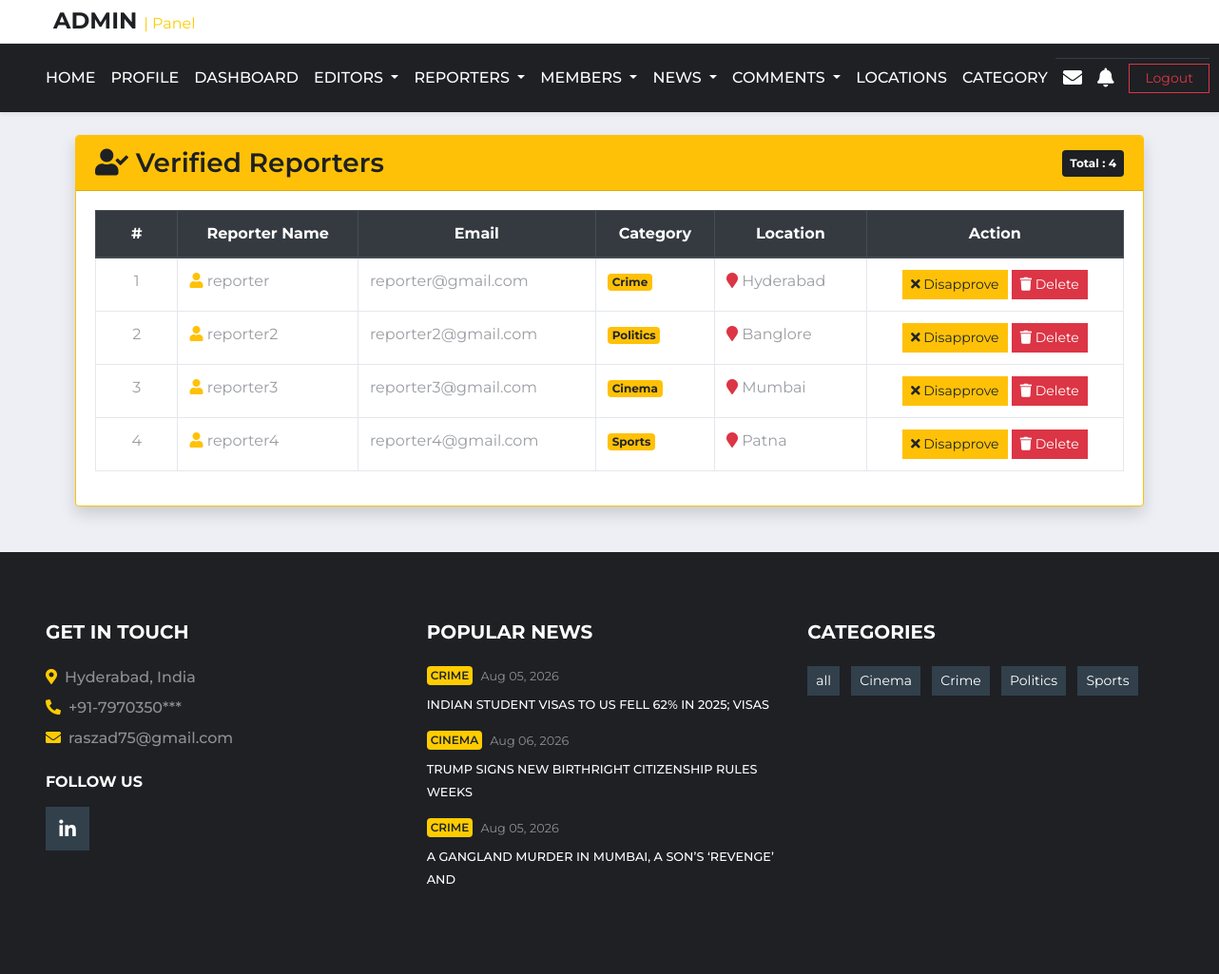
The app's page /vr.php (signed in) with its own data.
### tables this page shows
CREATE TABLE `user_details` (
  `uid` int(5) NOT NULL,
  `name` text NOT NULL,
  `mobile` varchar(10) NOT NULL,
  `email` varchar(50) NOT NULL,
  `password` varchar(10) NOT NULL,
  `role` text NOT NULL,
  `photo` varchar(50) NOT NULL,
  `cat_id` int(5) NOT NULL,
  `loc_id` int(5) NOT NULL,
  `is_verified` int(5) NOT NULL DEFAULT 0,
  `is_deleted` int(5) NOT NULL DEFAULT 0
);

CREATE TABLE `category` (
  `cat_id` int(5) NOT NULL,
  `category` text NOT NULL,
  `is_delete` tinyint(1) NOT NULL DEFAULT 0
);

CREATE TABLE `location` (
  `loc_id` int(5) NOT NULL,
  `location` text NOT NULL,
  `is_delete` tinyint(1) NOT NULL DEFAULT 0
);

CREATE TABLE `news_table` (
  `nid` int(5) NOT NULL,
  `heading` varchar(50) NOT NULL,
  `n_category_id` int(5) NOT NULL,
  `n_location_id` int(5) NOT NULL,
  `description` varchar(5000) NOT NULL,
  `reporter_id` int(5) NOT NULL,
  `editor_id` int(11) NOT NULL,
  `news_image` varchar(50) NOT NULL,
  `posted_date` timestamp NOT NULL DEFAULT current_timestamp(),
  `views` int(5) NOT NULL,
  `is_delete` int(5) NOT NULL DEFAULT 0,
  `is_publish` int(5) NOT NULL DEFAULT 0,
  `is_breaking` int(5) NOT NULL DEFAULT 0,
  `scheduled_publish_at` datetime DEFAULT NULL,
  `is_scheduled` tinyint(1) NOT NULL DEFAULT 0
);

### vr.php (the view, shortened to what this page needs)
<?php
include "admin_header.php";
$sql2 = "SELECT u.uid,u.name,u.email,u.cat_id,u.loc_id,
         c.category AS category_name,
         l.location AS location_name
         FROM user_details u
         LEFT JOIN category c ON u.cat_id=c.cat_id
         LEFT JOIN location l ON u.loc_id=l.loc_id
         WHERE u.role='reporter'
         AND u.is_verified=1
         AND u.is_deleted=0";
$result2 = mysqli_query($conn, $sql2);
?>
<div class="container mt-4">
    <div class="card shadow border-warning">
        <div class="card-header bg-warning">
            <div class="d-flex justify-content-between align-items-center">
                <h3 class="mb-0 text-dark">
                    <i class="fa fa-user-check"></i>
                    Verified Reporters
                </h3>
                <span class="badge badge-dark p-2">
                    Total :
                    <?php echo mysqli_num_rows($result2); ?>
                </span>
            </div>
        </div>
        <div class="card-body">
            <div class="table-responsive">
                <table class="table table-bordered table-hover">
                    <thead class="thead-dark">
                        <tr class="text-center">
                            <th width="8%">#</th>
                            <th>Reporter Name</th>
                            <th>Email</th>
                            <th>Category</th>
                            <th>Location</th>
                            <th width="25%">Action</th>
                        </tr>
                    </thead>
                    <tbody>
                        <?php
                        $i = 1;
                        foreach ($result2 as $row) {
                        ?>
                            <tr>
                                <td class="text-center">
                                    <?php echo $i++; ?>
                                </td>
                                <td>
                                    <i class="fa fa-user text-warning"></i>
                                    <?php echo $row['name']; ?>
                                </td>
                                <td>
                                    <?php echo $row['email']; ?>
                                </td>
                                <td>
                                    <span class="badge badge-warning">
                                        <?php echo $row['category_name']; ?>
                                    </span>
                                </td>
                                <td>
                                    <i class="fa fa-map-marker text-danger"></i>
                                    <?php echo $row['location_name']; ?>
                                </td>
                                <td class="text-center">
                                    <a href="db.php?disreporter=<?php echo $row['uid']; ?>"
                                        class="btn btn-warning btn-sm">
                                        <i class="fa fa-times"></i>
                                        Disapprove
                                    </a>
                                    <a href="db.php?delreporter2=<?php echo $row['uid']; ?>"
                                        class="btn btn-danger btn-sm"
                                        onclick="return confirm('Delete this reporter?')">
                                        <i class="fa fa-trash"></i>
                                        Delete
                                    </a>
                                </td>
                            </tr>
                        <?php
                        }
                        ?>
                    </tbody>
                </table>
            </div>
        </div>
    </div>
</div>
<?php
include "footer.php";
?>

### footer.php (shortened to what this page needs)
<?php
$conn = mysqli_connect("localhost", "root", "", "news");
?>
<footer class="container-fluid bg-dark text-white-50 pt-5 px-sm-3 px-md-5 mt-5">
    <div class="row py-4">
        <div class="col-lg-4 col-md-6 mb-5">
            <h5 class="mb-4 text-white text-uppercase font-weight-bold">Get In Touch</h5>
            <p class="font-weight-medium mb-2">
                <i class="fa fa-map-marker-alt mr-2 text-primary"></i>Hyderabad, India
            </p>
            <p class="font-weight-medium mb-2">
                <i class="fa fa-phone-alt mr-2 text-primary"></i>+91-7970350***
            </p>
            <p class="font-weight-medium mb-4">
                <i class="fa fa-envelope mr-2 text-primary"></i>raszad75@gmail.com
            </p>
            <h6 class="mt-4 mb-3 text-white text-uppercase font-weight-bold">Follow Us</h6>
            <div class="d-flex justify-content-start">
                <a class="btn btn-lg btn-secondary btn-lg-square mr-2 text-white"
                    href="https://www.linkedin.com/in/aszad-raza"
                    target="_blank">
                    <i class="fab fa-linkedin-in"></i>
                </a>
            </div>
        </div>
        <?php
        $popular_sql = " SELECT n.nid, n.heading, n.posted_date, c.category,
        COUNT(l.like_id) AS total_likes FROM news_table n
        LEFT JOIN category c ON n.n_category_id = c.cat_id LEFT JOIN `likes` l ON n.nid = l.news_id
        WHERE n.is_publish = 1 AND n.is_delete = 0 GROUP BY  n.nid, n.heading, n.posted_date, c.category
        ORDER BY total_likes DESC LIMIT 3
";
        $popular_result = mysqli_query($conn, $popular_sql);
        ?>
        <div class="col-lg-4 col-md-6 mb-5">
            <h5 class="mb-4 text-white text-uppercase font-weight-bold">
                Popular News
            </h5>
            <?php foreach ($popular_result as $popular) { ?>
                <div class="mb-3">
                    <div class="mb-2 d-flex align-items-center">
                        <a class="badge badge-primary text-uppercase font-weight-semi-bold p-1 mr-2"
                            href="index.php?catcat=<?php echo urlencode($popular['category']); ?>">
                            <?php echo $popular['category']; ?>
                        </a>
                        <a class="text-white-50 small" href="#">
                            <?php echo date("M d, Y", strtotime($popular['posted_date'])); ?>
                        </a>
                    </div>
                    <a class="small text-light text-uppercase font-weight-medium text-decoration-none"
                        href="db.php?singlenews2=<?php echo $popular['nid']; ?>">
                        <?php echo $popular['heading']; ?>
                    </a>
                </div>
            <?php } ?>
        </div>
        <?php
        $category_sql = "SELECT * FROM category ORDER BY category ASC";
        $category_result = mysqli_query($conn, $category_sql);
        ?>
        <div class="col-lg-4 col-md-6 mb-5">
            <h5 class="mb-4 text-white text-uppercase font-weight-bold">Categories</h5>
            <div class="m-n1">
                <?php
                foreach ($category_result as $category) {
                ?>
                    <a href="index.php?catcat=<?php echo urlencode($category['category']); ?>"
                        class="btn btn-sm btn-secondary m-1 text-white">
                        <?php echo $category['category']; ?>
                    </a>
                <?php
                }
                ?>
            </div>
        </div>
    </div>
</footer>
</body>
</html>

### records on screen
user_details: name "reporter", email "reporter@gmail.com", cat.category "Crime", loc.location "Hyderabad"
user_details: name "reporter2", email "reporter2@gmail.com", cat.category "Politics", loc.location "Banglore"
user_details: name "reporter3", email "reporter3@gmail.com", cat.category "Cinema", loc.location "Mumbai"
user_details: name "reporter4", email "reporter4@gmail.com", cat.category "Sports", loc.location "Patna"
news_table: n_category.category "CRIME", posted_date "Aug 05, 2026", heading "INDIAN STUDENT VISAS TO US FELL 62% IN 2025; VISAS"
news_table: n_category.category "CINEMA", posted_date "Aug 06, 2026", heading "TRUMP SIGNS NEW BIRTHRIGHT CITIZENSHIP RULES WEEKS"
news_table: n_category.category "CRIME", posted_date "Aug 05, 2026", heading "A GANGLAND MURDER IN MUMBAI, A SON’S ‘REVENGE’ AND"
category: category "all"
category: category "Cinema"
category: category "Crime"
category: category "Politics"
category: category "Sports"

### other values on screen
mysqli_num_rows($result2) "4"
